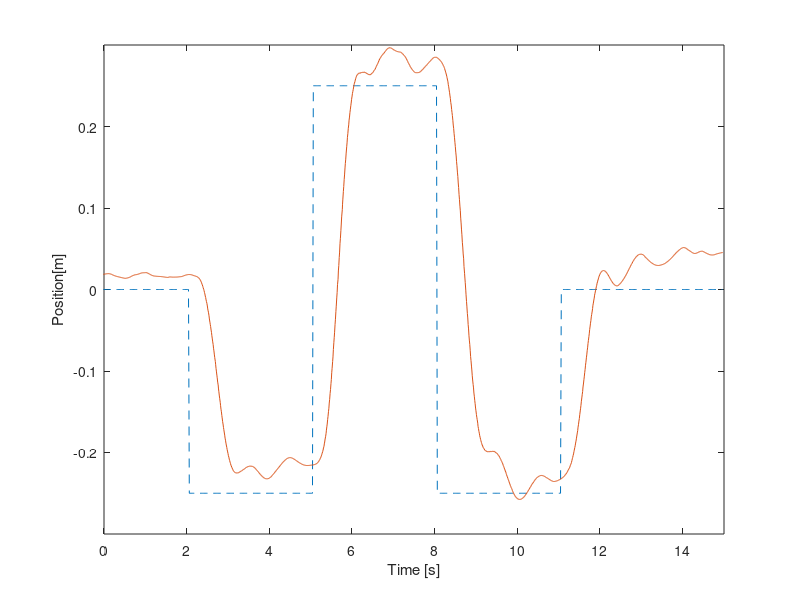
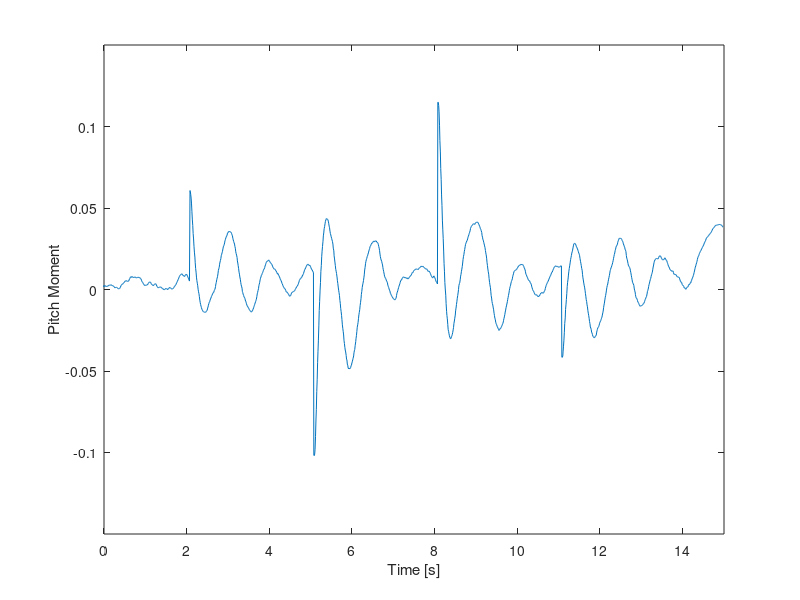
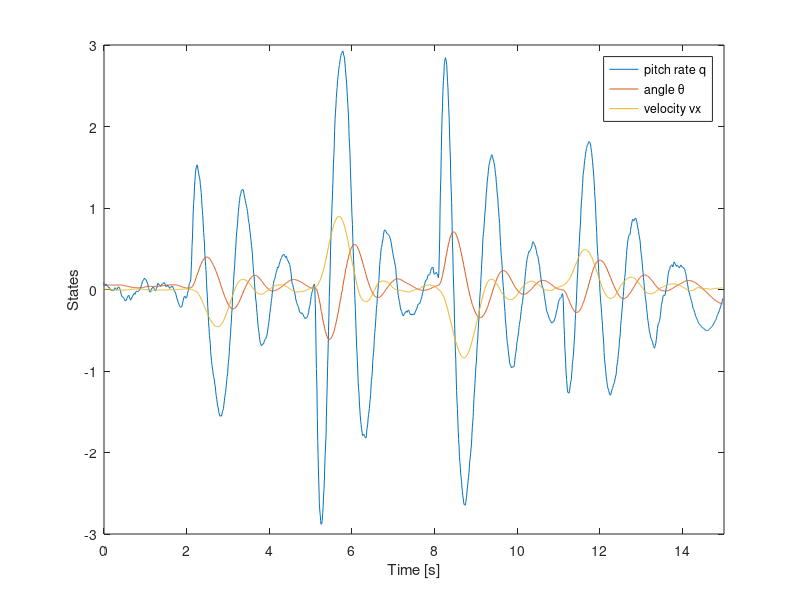

These figures' MATLAB source, in order:
clc
clear
close all
load('antx_2022-12-07-12-55-17.mat')
%%
x.value=x.value-0.02;
x.timestamp=x.timestamp-5;
x0.timestamp=x0.timestamp-5;
M.timestamp=M.timestamp-5;
q.timestamp=q.timestamp-5;
v.timestamp=v.timestamp-5;
theta.timestamp=theta.timestamp-5;
figure(1)
plot(x0.timestamp,x0.value,'--',x.timestamp,x.value)
ylabel('Position[m]')
xlabel('Time [s]')
axis([0 15 -0.3 0.3])
figure(2)
plot(M.timestamp,M.value)
ylabel('Pitch Moment')
xlabel('Time [s]')
axis([0 15 -0.15 0.15])

figure(3)
plot(q.timestamp,q.value,theta.timestamp,theta.value,v.timestamp,v.value)
ylabel('States')
xlabel('Time [s]')
legend('pitch rate q', 'angle \theta','velocity vx')
axis([0 15 -3 3])


